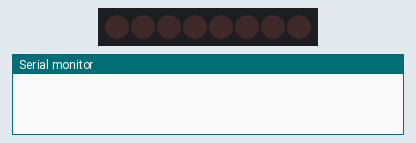
Recording of a sketch running on a simulated Arduino Uno, built with avr-gcc and run on an emulated ATmega328P. On the bench: 8 shift-register outputs drawn as a row of LEDs (first output left, lit = HIGH), the last lines printed to the serial monitor. Wiring (inferred from the names in the program): shift register (74HC595): data pin 4; shift clock pin 6; latch pin 5. Wiring (inferred from the signals the program sends): row of LEDs: on Q0, Q1, Q2, Q3, Q4, Q5, Q6, Q7.

Above: at 0.2 s.
At 1.2 s:
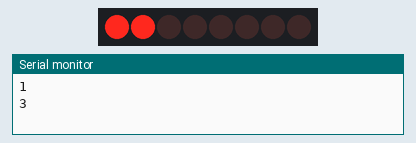
At 1.7 s:
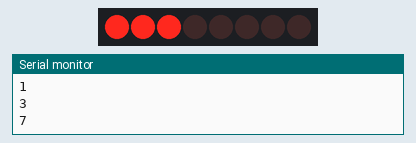
At 2.7 s:
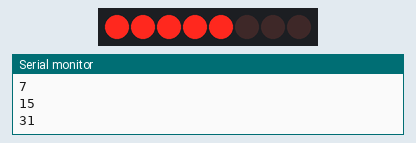
At 3.7 s:
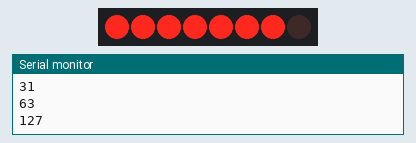
At 5.2 s:
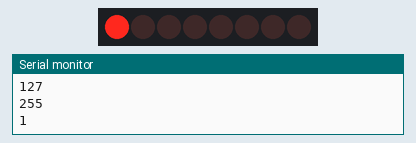
Timing chart, 0 to 5.9 s (numbered marks = the images above):
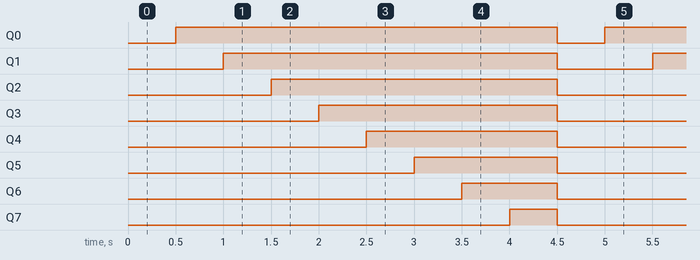

Measured:
- by itself, Q0: alternates HIGH for 4.0 s and LOW for 0.50 s
- by itself, Q1: alternates HIGH for 3.5 s and LOW for 1.0 s
- by itself, Q2: alternates HIGH for 3.0 s and LOW for 1.5 s
- by itself, Q3: alternates HIGH for 2.5 s and LOW for 2.0 s
- by itself, Q4: alternates HIGH for 2.0 s and LOW for 2.5 s
- by itself, Q5: alternates HIGH for 1.5 s and LOW for 3.0 s
- by itself, Q6: alternates HIGH for 1.0 s and LOW for 3.5 s
- by itself, Q7: alternates HIGH for 0.50 s and LOW for 4.0 s

The sketch:

Arduino-74HC595.ino
```cpp
int latchPin = 5; // Intialize 74HC595 latch pin with Arduino pin5
int clkPin = 6; // Intialize 74HC595 clock pin with Arduino pin6
int dataPin = 4;// Intialize 74HC595 data pin with Arduino pin4
byte LED = 0;
void setup()
{
  Serial.begin(9600);
  pinMode(latchPin, OUTPUT); //Define 74HC595 latch pin as output
  pinMode(dataPin, OUTPUT);//Define 74HC595 data pin as output
  pinMode(clkPin, OUTPUT);//Define 74HC595 clock pin as output
}

void loop()
{
  int i = 0;
  LED = 0;
  shiftLED(); // Function to handle 74HC595 shift register to drive LED
  delay(500);
  for (i = 0; i < 8; i++)
  {
    bitSet(LED, i);
    Serial.println(LED);
    shiftLED();
    delay(500);
  }
}

// Function to handle 74HC595 shift register to drive LED
void shiftLED()
{
  digitalWrite(latchPin, LOW);
  shiftOut(dataPin, clkPin, MSBFIRST, LED);
  digitalWrite(latchPin, HIGH);
}
```
